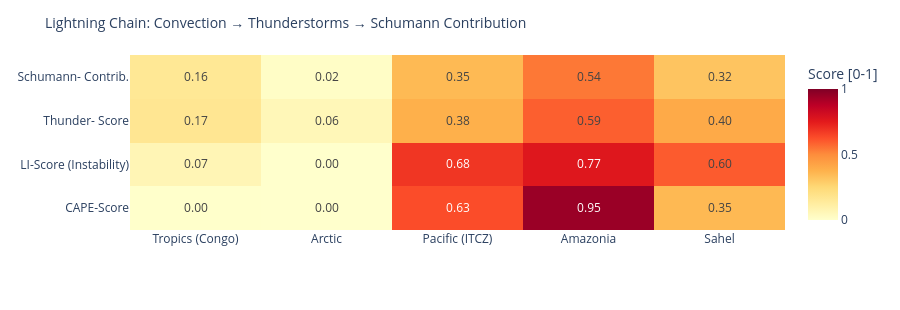

Notebook source saved alongside this figure:
### Code cell
# ============================================================
# LIGHTNING CHAIN: Convection → Thunderstorms → Schumann
# Shows the causal chain per measurement point as heatmap
# ============================================================

def cape_score(v):
    """CAPE → normalized score [0,1]"""
    if v is None or pd.isna(v): return 0.0
    return min(1.0, float(v) / 3000)

def li_score(v):
    """Lifted Index: negative = unstable → score [0,1]"""
    if v is None or pd.isna(v): return 0.3
    return min(1.0, max(0.0, (-float(v) + 6) / 12))

def cloud_score(v):
    if v is None or pd.isna(v): return 0.3
    return float(v) / 100

def thunder_score(row):
    """Kombinierter Gewitterwahrscheinlichkeits-Score
    CAPE + LI + Bedeckung + WMO-Gewitter + konvektiver Niederschlag (showers)
    Hinweis: X-Ray und Kp sind kein Bestandteil – nur geomagn./solarer Kontext.
    """
    cs = cape_score(row.get('cape'))
    ls = li_score(row.get('li'))
    cl = cloud_score(row.get('cloud'))
    t  = 1.0 if row.get('thunderstorm') else 0.0
    # Convective precipitation (showers) as additional indicator
    sh = min(1.0, (row.get('showers') or 0) / 5.0)
    return round(cs * 0.30 + ls * 0.25 + cl * 0.15 + t * 0.20 + sh * 0.10, 3)

def schumann_contribution(t_score, lat):
    """Schumann contribution: higher in tropics (±30°), scaled by thunderstorm score"""
    lat_weight = max(0.3, 1.0 - abs(lat) / 60)
    return round(t_score * lat_weight, 3)

df_atm['cape_score']   = df_atm.apply(lambda r: cape_score(r['cape']), axis=1)
df_atm['li_score']     = df_atm.apply(lambda r: li_score(r['li']),    axis=1)
df_atm['thunder_score']= df_atm.apply(lambda r: thunder_score(r.to_dict()), axis=1)
df_atm['schumann_contribution'] = df_atm.apply(
    lambda r: schumann_contribution(r['thunder_score'], r['lat']), axis=1)

metrics = ['cape_score', 'li_score', 'thunder_score', 'schumann_contribution']
labels  = ['CAPE-Score', 'LI-Score\n(Instability)', 'Thunder-\nScore', 'Schumann-\nContrib.']
z_data  = [df_atm[m].tolist() for m in metrics]

fig = go.Figure(go.Heatmap(
    z=z_data,
    x=df_atm['point'].tolist(),
    y=labels,
    colorscale='YlOrRd',
    zmin=0, zmax=1,
    text=[[f'{v:.2f}' for v in row] for row in z_data],
    texttemplate='%{text}', textfont=dict(size=12),
    colorbar=dict(title='Score [0-1]')
))
fig.update_layout(
    title=dict(text='Lightning Chain: Convection → Thunderstorms → Schumann Contribution', font=dict(size=14)),
    height=310,
    plot_bgcolor='rgba(0,0,0,0)', paper_bgcolor='rgba(0,0,0,0)',
    margin=dict(l=130, r=80, t=55, b=80)
)
fig.show()

### Figure 1 — Plotly figure (JSON) as saved in the notebook; plotly's stock layout.template omitted (floating-point values rounded to 4 significant figures)
{"data": [{"colorbar": {"title": {"text": "Score [0-1]"}}, "colorscale": [[0.0, "rgb(255,255,204)"], [0.125, "rgb(255,237,160)"], [0.25, "rgb(254,217,118)"], [0.375, "rgb(254,178,76)"], [0.5, "rgb(253,141,60)"], [0.625, "rgb(252,78,42)"], [0.75, "rgb(227,26,28)"], [0.875, "rgb(189,0,38)"], [1.0, "rgb(128,0,38)"]], "text": [["0.00", "0.00", "0.63", "0.95", "0.35"], ["0.07", "0.00", "0.68", "0.77", "0.60"], ["0.17", "0.06", "0.38", "0.59", "0.40"], ["0.16", "0.02", "0.35", "0.54", "0.32"]], "textfont": {"size": 12}, "texttemplate": "%{text}", "type": "heatmap", "x": ["Tropics (Congo)", "Arctic", "Pacific (ITCZ)", "Amazonia", "Sahel"], "y": ["CAPE-Score", "LI-Score\n(Instability)", "Thunder-\nScore", "Schumann-\nContrib."], "z": [[0.003333, 0.0, 0.63, 0.9467, 0.3533], [0.06667, 0.0, 0.6833, 0.7667, 0.6], [0.168, 0.056, 0.382, 0.591, 0.403], [0.157, 0.017, 0.35, 0.542, 0.316]], "zmax": 1, "zmin": 0}], "layout": {"height": 310, "margin": {"b": 80, "l": 130, "r": 80, "t": 55}, "paper_bgcolor": "rgba(0,0,0,0)", "plot_bgcolor": "rgba(0,0,0,0)", "title": {"font": {"size": 14}, "text": "Lightning Chain: Convection → Thunderstorms → Schumann Contribution"}}}
